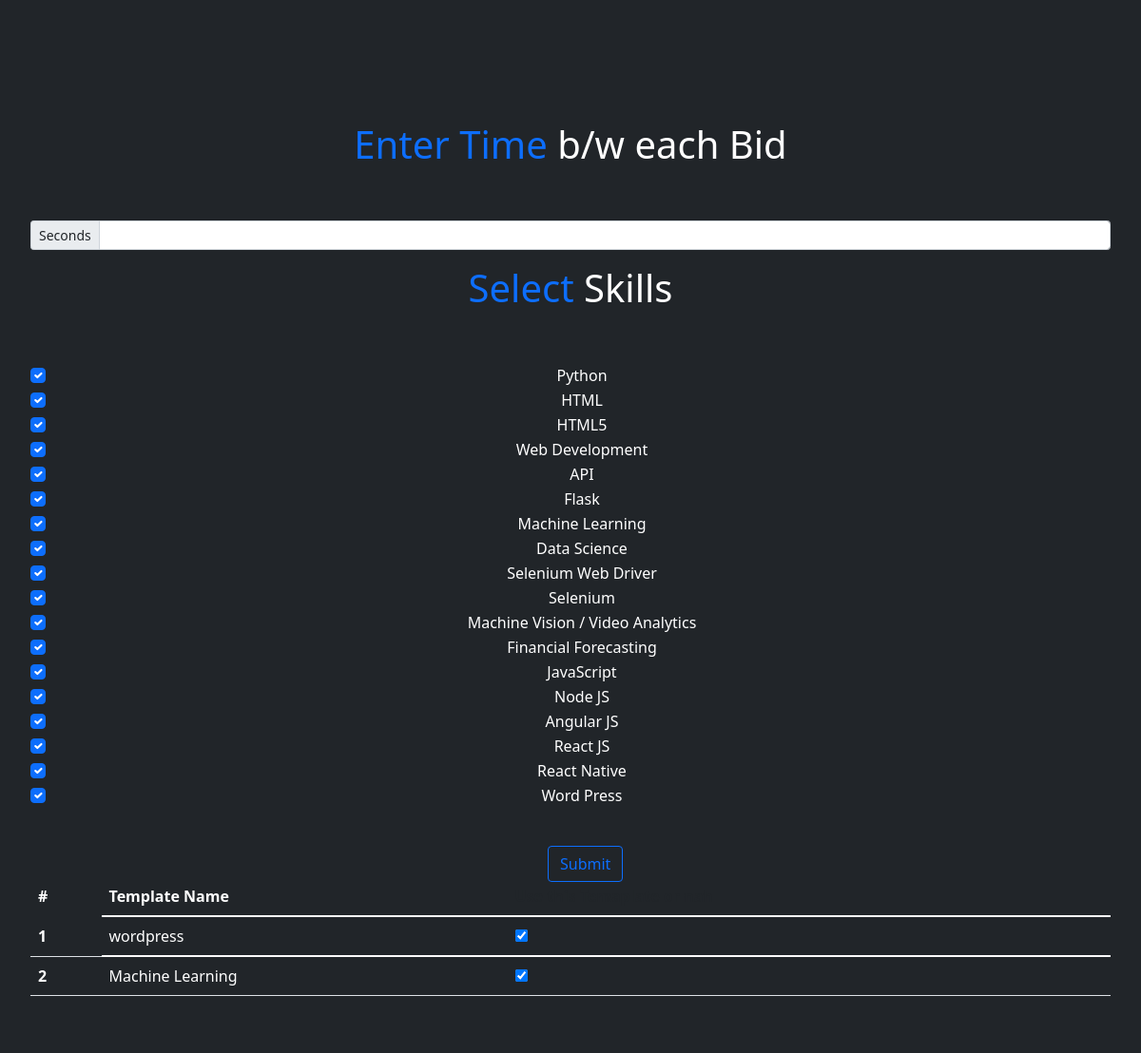
The app's page /settings, older data.
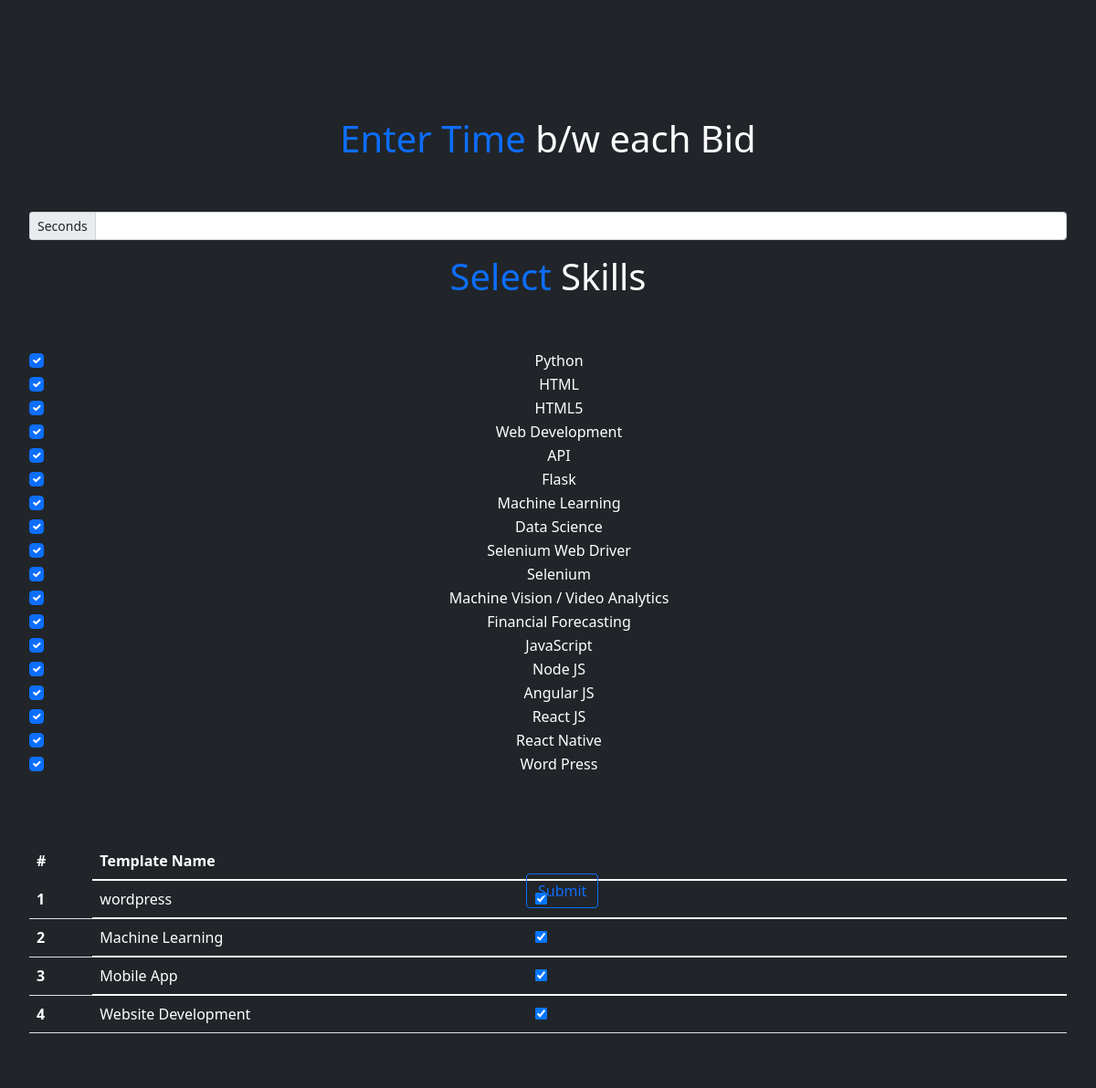
The same page, newer data.
### models.py (models this page shows, shortened)
class templatesinfo(Base):
    __tablename__ = "templatesinfo"
    id = Column(Integer, primary_key=True, index=True)
    template_name = Column(String, unique=True, index=True)
    template_words = Column(String, unique=True, index=True)
    keywords = Column(String, index=True)

### main.py (the view)
@app.get("/settings", response_class=HTMLResponse)
async def settingspage(request: Request, db: Session = Depends(get_db)):
    alltempdata = db.query(templatesinfo).all()
    return templates.TemplateResponse("scrapper_parameters.html", {"request": request, "alltempdata": alltempdata})

### templates/scrapper_parameters.html (shortened to what this page needs)
<!DOCTYPE html>
<html lang="en">
<head>
    <link href="https://cdn.jsdelivr.net/npm/bootstrap@5.1.3/dist/css/bootstrap.min.css" rel="stylesheet">
</head>
<body class="p-3 mb-2 bg-dark text-white">
    <br>
    <br>
    <br>
    <br>
    <div class="p-3 mb-2 bg-dark text-white">
      <form method="post">
        <div class="row">
          <div class="col">
            <table class="table">
              <thead>
                <tr>
                  <th style="color: white;" scope="col">#</th>
                  <th style="color: white;" scope="col">Template Name</th>
                  <th scope="col">Use this Temaplate or nah</th>
                </tr>
              </thead>
              <tbody>
                  {% for tempdata in alltempdata %}
                <tr class="table" style="color: white;">
                  <th scope="row">{{ tempdata.id }}</th>
                  <td>{{ tempdata.template_name }}</td>
                  <td><input type="checkbox" value={{ tempdata.id }} id= {{ tempdata.id }} name= {{ tempdata.id }} class="temp_check" checked></td>
                </tr>
                {% endfor %}
          </div>
          <div class="col">
            <h1 style="text-align: center;" class="display-6"><span style="color:#0d6efd;">Enter Time</span> b/w each Bid</h1>
            <br>
            <br>
            <div class="input-group input-group-sm mb-3">
              <span class="input-group-text" id="inputGroup-sizing-sm">Seconds</span>
              <input type="text" class="form-control" aria-label="Sizing example input" aria-describedby="inputGroup-sizing-sm" id="timeforbid" name="timeforbid">
            </div>
          </div>
          <div class="col">
            <h1 style="text-align: center;" class="display-6"><span style="color:#0d6efd;">Select</span> Skills</h1>
            <br>
            <br>
            <div style="text-align: center;" class="form-check">
                <input class="form-check-input" type="checkbox" value="True" id="python" name="python" checked>
                <label class="form-check-label" for="python">
                  Python
                </label>
              </div>
              <div style="text-align: center;" class="form-check">
                <input class="form-check-input" type="checkbox" value="True" id="html" name="html" checked>
                <label class="form-check-label" for="html">
                  HTML
                </label>
              </div>
              <div style="text-align: center;" class="form-check">
                <input class="form-check-input" type="checkbox" value="True" id="html5" name="html5" checked>
                <label class="form-check-label" for="html5">
                  HTML5
                </label>
              </div>
              <div style="text-align: center;" class="form-check">
                <input class="form-check-input" type="checkbox" value="True" id="webdev" name="webdev" checked>
                <label class="form-check-label" for="webdev">
                  Web Development
                </label>
              </div>
                          <div style="text-align: center;" class="form-check">
                <input class="form-check-input" type="checkbox" value="True" id="api" name="api" checked>
                <label class="form-check-label" for="api">
                  API
                </label>
              </div>
              <div style="text-align: center;" class="form-check">
                <input class="form-check-input" type="checkbox" value="True" id="flask" name="flask" checked>
                <label class="form-check-label" for="flask">
                  Flask
                </label>
              </div>
              <div style="text-align: center;" class="form-check">
                <input class="form-check-input" type="checkbox" value="True" id="mlearn" name="mlearn" checked>
                <label class="form-check-label" for="mlearn">
                  Machine Learning
                </label>
              </div>
              <div style="text-align: center;" class="form-check">
                <input class="form-check-input" type="checkbox" value="True" id="dsci" name="dsci" checked>
                <label class="form-check-label" for="dsci">
                  Data Science
                </label>
              </div>
              <div style="text-align: center;" class="form-check">
                <input class="form-check-input" type="checkbox" value="True" id="selwebdriv" name="selwebdriv" checked>
                <label class="form-check-label" for="selwebdriv">
                  Selenium Web Driver
                </label>
              </div>
              <div style="text-align: center;" class="form-check">
                <input class="form-check-input" type="checkbox" value="True" id="sel" name="sel" checked>
                <label class="form-check-label" for="sel">
                  Selenium
                </label>
              </div>
              <div style="text-align: center;" class="form-check">
                <input class="form-check-input" type="checkbox" value="True" id="mvisanal" name="mvisanal" checked>
                <label class="form-check-label" for="mvisanal">
                  Machine Vision / Video Analytics
                </label>
              </div>
              <div style="text-align: center;" class="form-check">
                <input class="form-check-input" type="checkbox" value="True" id="finance" name="finance" checked>
                <label class="form-check-label" for="finance">
                  Financial Forecasting
                </label>
              </div>
              <div style="text-align: center;" class="form-check">
                <input class="form-check-input" type="checkbox" value="True" id="js" name="js" checked>
                <label class="form-check-label" for="js">
                  JavaScript
                </label>
              </div>
              <div style="text-align: center;" class="form-check">
                <input class="form-check-input" type="checkbox" value="True" id="nodejs" name="nodejs" checked>
                <label class="form-check-label" for="nodejs">
                  Node JS
                </label>
              </div>
              <div style="text-align: center;" class="form-check">
                <input class="form-check-input" type="checkbox" value="True" id="angular" name="angular" checked>
                <label class="form-check-label" for="angular">
                  Angular JS
                </label>
              </div>
              <div style="text-align: center;" class="form-check">
                <input class="form-check-input" type="checkbox" value="True" id="reactjs" name="reactjs" checked>
                <label class="form-check-label" for="reactjs">
                  React JS
                </label>
              </div>
              <div style="text-align: center;" class="form-check">
                <input class="form-check-input" type="checkbox" value="True" id="reactnative" name="reactnative" checked>
                <label class="form-check-label" for="reactnative">
                  React Native
                </label>
              </div>
              <div style="text-align: center;" class="form-check">
                <input class="form-check-input" type="checkbox" value="True" id="wordpress" name="wordpress" checked>
                <label class="form-check-label" for="reactnative">
                  Word Press
                </label>
              </div>
              <br>
              <br>
              <br>
              <button type="submit" style="position: absolute;margin: 0;top: 80%;left: 48%;" class="btn btn-outline-primary">Submit</button>
          </div>
        </form>
        </div>
</body>
</html>

Row changes from the older to the newer data that the page shows:
added templatesinfo: id "3", template_name "Mobile App"
added templatesinfo: id "4", template_name "Website Development"
